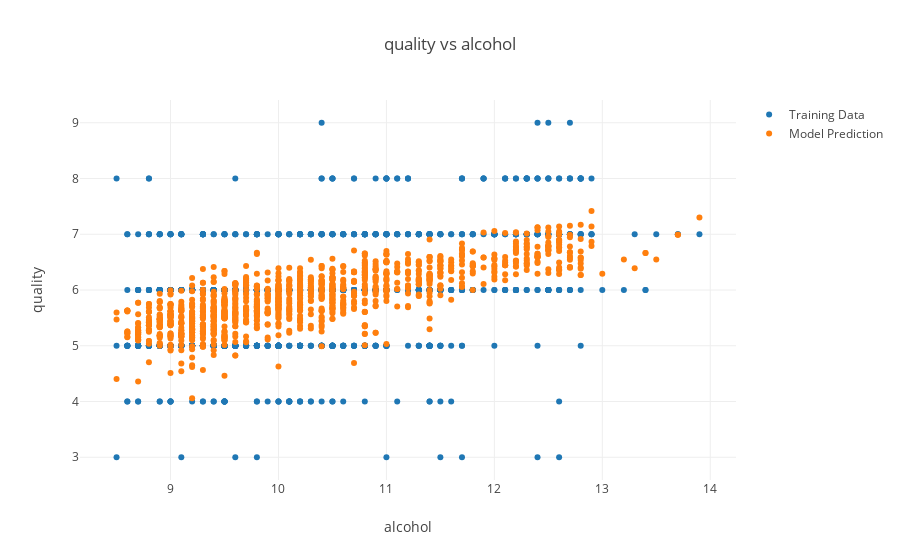

This figure's notebook cell:
### Code cell
iplot(build_graph('alcohol', 'quality'))

### Figure 1 — Plotly figure (JSON) as saved in the notebook; plotly's stock layout.template omitted (floating-point values rounded to 4 significant figures; data arrays with more than 128 entries replaced by an {"elided": "..."} marker saying what was removed)
{"data": [{"connectgaps": true, "mode": "markers", "name": "Training Data", "type": "scatter", "x": {"elided": "1200 float values"}, "y": {"elided": "1200 int values"}}, {"connectgaps": true, "mode": "markers", "name": "Model Prediction", "type": "scatter", "x": {"elided": "1200 float values"}, "y": {"elided": "1200 float values"}}], "layout": {"title": "quality vs alcohol", "xaxis": {"title": "alcohol"}, "yaxis": {"title": "quality"}}}
